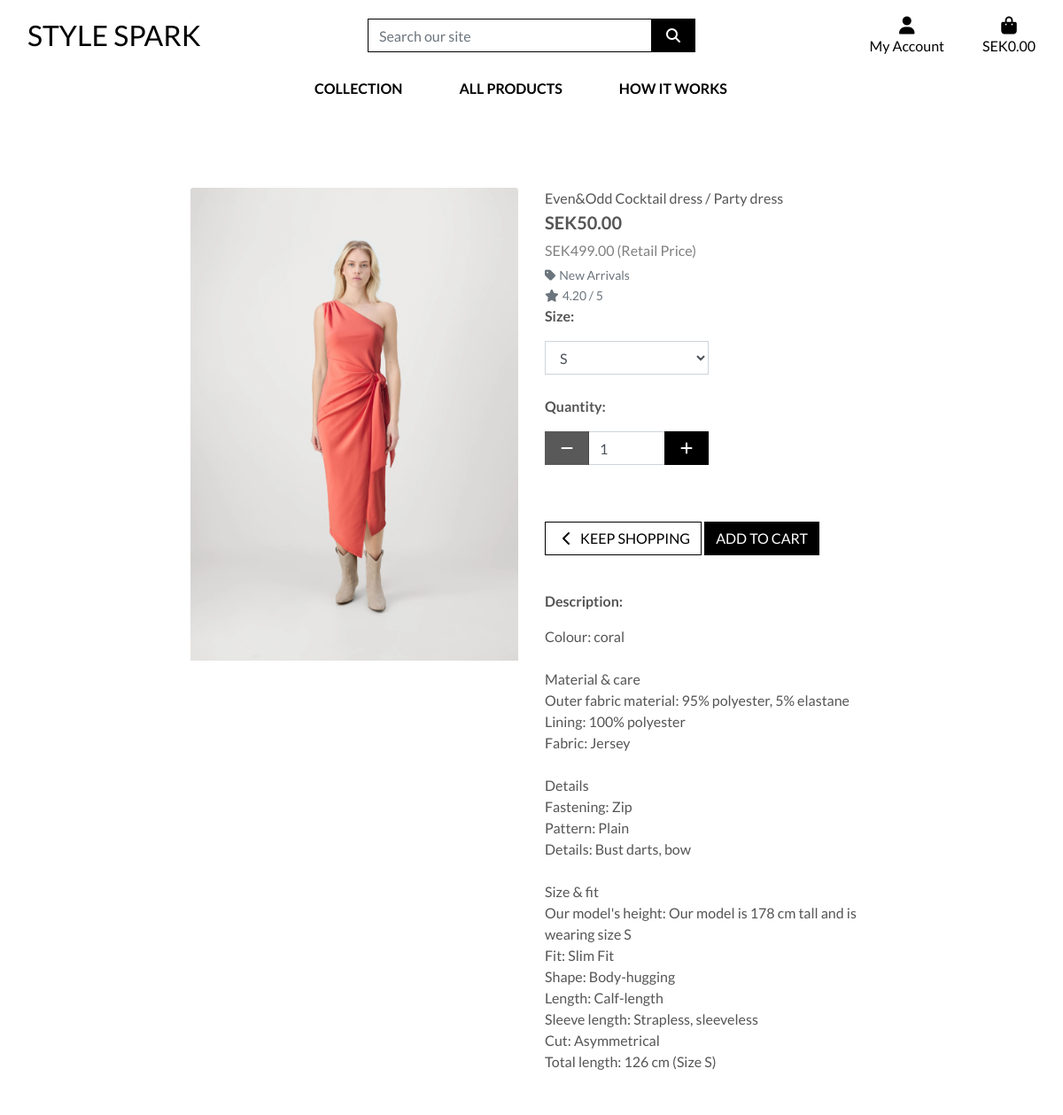
/products/11/, run on the app's committed database.
### products/models.py (models this page shows, shortened)
class Product(models.Model):
    category = models.ForeignKey('Category', null=True, blank=True, on_delete=models.SET_NULL)
    sku = models.CharField(max_length=254, null=True, blank=True)
    name = models.CharField(max_length=254)
    description = models.TextField()
    has_sizes = models.BooleanField(default=False, null=True, blank=True)
    price = models.DecimalField(max_digits=6, decimal_places=2)
    retail_price = models.DecimalField(("Retail Price"), max_digits=10, decimal_places=2, blank=True, null=True)
    rating = models.DecimalField(max_digits=6, decimal_places=2, null=True, blank=True)
    image_url = models.URLField(max_length=1024, null=True, blank=True)
    image = models.ImageField(null=True, blank=True)

class Category(models.Model):
    class Meta:
        verbose_name_plural = 'Categories'
    name = models.CharField(max_length=254)
    friendly_name = models.CharField(max_length=254, null=True, blank=True)

### products/views.py (the view)
# urls.py: path('<int:product_id>/', views.product_detail, name='product_detail'),
def product_detail(request, product_id):
    product = get_object_or_404(Product, pk=product_id)
    context = {
        'product': product,
    }
    return render(request, 'products/product_detail.html', context)

### cart/contexts.py (called while the page is built, shortened)
def cart_contents(request):
    cart_items = []
    total = 0
    product_count = 0
    cart = request.session.get('cart', {})  # Initialize cart as empty dictionary if not found
    if not isinstance(cart, dict):
        cart = {}
    delivery = total * Decimal(settings.STANDARD_DELIVERY_PERCENTAGE / 100)
    grand_total = total + delivery
    context = {
        'cart_items': cart_items,
        'total': total,
        'product_count': product_count,
        'delivery': delivery,
        'grand_total': grand_total,
    }
    return context

### products/templates/products/product_detail.html (shortened to what this page needs)
{% extends "base.html" %}
{% load static %}
{% block page_header %}
    <div class="container header-container">
    </div>
{% endblock %}
{% block content %}
    <div class="overlay"></div>
    <div class="container-fluid">
        <div class="row">
            <div class="col-12 col-md-6 col-lg-4 offset-lg-2">
                <div class="image-container my-5">
                    {% if product.image %}
                        <a href="{{ product.image.url }}" target="_blank">
                            <img class="card-img-top img-fluid" src="{{ product.image.url }}" alt="{{ product.name }}">
                        </a>
                        {% else %}
                        <a href="">
                            <img class="card-img-top img-fluid" src="{{ MEDIA_URL }}noimage.png" alt="{{ product.name }}">
                        </a>
                    {% endif %}
                </div>
            </div>
            <div class="col-12 col-md-6 col-lg-4">
                <div class="product-details-container mb-5 mt-md-5">
                    <p class="mb-0">{{ product.name }}</p>
                    <p class="lead mb-0 text-left font-weight-bold">SEK{{ product.price }} <br>
                        {% if product.retail_price %}
                            <span class="retail-price">SEK{{ product.retail_price }} (Retail Price)</span><br>
                        {% endif %}
                    </p>
                    {% if product.category %}
                        <p class="small mt-1 mb-0">
                            <a class="text-muted" href="{% url 'products' %}?category={{ product.category.name }}">
                                <i class="fas fa-tag mr-1"></i>{{ product.category.friendly_name }}
                            </a>
                        </p>
                    {% endif %}
                    {% if product.rating %}
                        <small class="text-muted"><i class="fas fa-star mr-1"></i>{{ product.rating }} / 5</small>
                    {% else %}
                        <small class="text-muted">No Rating</small>
                    {% endif %}
                    <form class="form" action="{% url 'add_to_cart' product.id %}" method="POST">
                        <div class="form-row">
                            {% with product.has_sizes as s %}
                            {% if s %}
                                <div class="col-12">
                                    <p><strong>Size:</strong></p>
                                    <select class="form-control rounded-0 w-50" name="product_size" id='id_product_size'>
                                        <option value="s" selected>S</option>
                                    </select>
                                </div>
                            {% endif %}
                            <div class="col{% if s %}-12 mt-2{% endif %}">
                                <p class="mt-3"><strong>Quantity:</strong></p>
                                <div class="form-group w-50">
                                    <div class="input-group">
                                        <div class="input-group-prepend">
                                            <button class="decrement-qty btn btn-black rounded-0"
                                                data-item_id="{{ product.id }}" id="decrement-qty_{{ product.id }}">
                                                <span class="icon">
                                                    <i class="fas fa-minus"></i>
                                                </span>
                                            </button>
                                        </div>
                                        <input class="form-control qty_input" type="number"
                                            name="quantity" value="1" min="1" max="99"
                                            data-item_id="{{ product.id }}"
                                            id="id_qty_{{ product.id }}">
                                            <div class="input-group-append">
                                                <button class="increment-qty btn btn-black rounded-0"
                                                    data-item_id="{{ product.id }}" id="increment-qty_{{ product.id }}">
                                                    <span class="icon">
                                                        <i class="fas fa-plus"></i>
                                                    </span>
                                                </button>
                                            </div>
                                    </div>
                                </div>
                            </div>
                            <div class="col-12">
                                <a href="{% url 'products' %}" class="btn btn-outline-black rounded-0 mt-5">
                                    <span class="icon">
                                        <i class="fas fa-chevron-left"></i>
                                    </span>
                                    <span class="text-uppercase">Keep Shopping</span>
                                </a>
                                <input type="submit" class="btn btn-black rounded-0 text-uppercase mt-5" value="Add to Cart">
                            </div>
                            {% endwith %}
                        </div>
                    </form>
                    <br>
                    <div class="description-container">
                        <p class="mt-3"><strong>Description:</strong></p>
                        <p>{{ product.description | linebreaksbr }}</p>
                    </div>
                </div>
            </div>
        </div>
    </div>
{% endblock %}

### static/css/base.css (style rules this page uses)
html { height: 100%; }
body { background: url('/media/stockvault-glamour-model287254.jpg') no-repeat center center fixed; background-size: cover; height: calc(100vh - 164px); color: #555; font-family: 'Lato'; }
.icon { align-items: center; display: inline-flex; justify-content: center; height: 1.5rem; width: 1.5rem; }
.retail-price { color: grey; font-weight: normal; font-size: 0.8em; }
.btn-black { background: black; color: white; }
.btn-outline-black { background: white; color: black !important; border: 1px solid black; }
.overlay { height: 100%; width: 100%; top: 0; left: 0; position: fixed; background: white; z-index: -1; }
.description-container { position: relative; }
@media (min-width: 1200px) { .container { max-width: 80%; } }
@media (min-width: 992px) { .header-container { padding-top: 164px; } }

### data on the page
Product: image (picture), name "Even&Odd Cocktail dress / Party dress", price "50.00", retail_price "499.00", category.friendly_name "New Arrivals", rating "4.20", description "Colour: coral Material & care Outer fabric material: 95% polyester, 5% elastane Lining: 100% polyester Fabric: Jersey Details Fastening: Zip Pattern: Plain Details: Bust darts, bow Size & fit Our model's height: Our model is 178 cm tall and is wearing size S Fit: Slim Fit Shape: Body-hugging Length: Calf-length Sleeve length: Strapless, sleeveless Cut: Asymmetrical Total length: 126 cm (Size S)"
